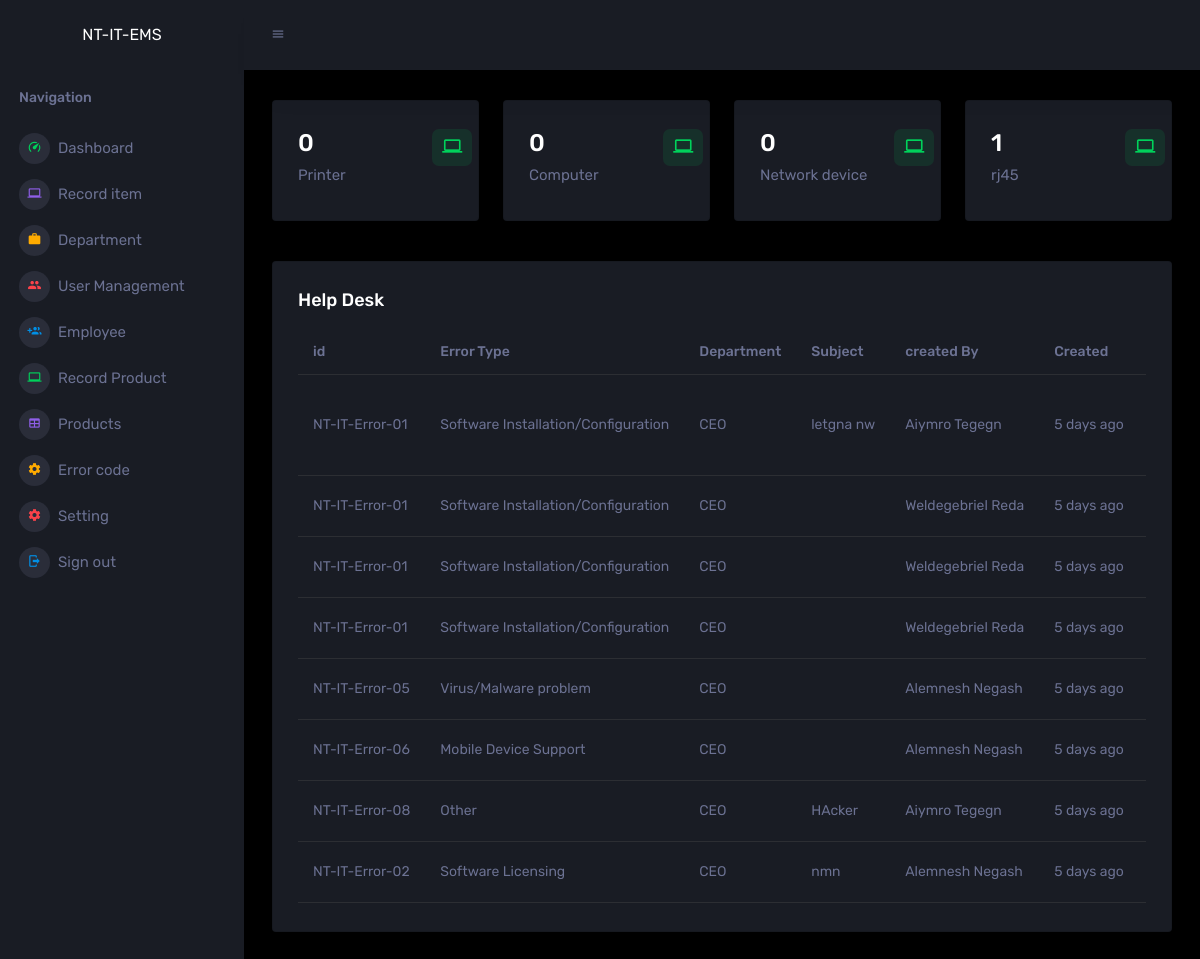
Screenshot of /dashboard/ (signed in) with the database file from the repository.
### tables this page shows
CREATE TABLE `item` (
  `id` int(11) NOT NULL,
  `item` varchar(255) NOT NULL,
  `date` timestamp NULL DEFAULT current_timestamp()
);

CREATE TABLE `helpdesk` (
  `issue_id` varchar(50) NOT NULL,
  `fname` varchar(255) NOT NULL,
  `dep` varchar(255) NOT NULL,
  `subject` varchar(255) NOT NULL,
  `create_time` varchar(255) NOT NULL,
  `status` varchar(255) NOT NULL,
  `screenshot` longtext NOT NULL,
  `error_type` varchar(255) NOT NULL,
  `work_start` varchar(255) NOT NULL,
  `work_end` varchar(255) NOT NULL,
  `cause` longtext NOT NULL
);

CREATE TABLE `error` (
  `error_code` varchar(255) NOT NULL,
  `error_type` varchar(255) NOT NULL
);

### dashboard/timeAgo.php (called while the page is built, shortened)
<?php
function timeago($time, $tense='ago') {
    static $periods = array('year', 'month', 'day', 'hour', 'minute', 'second');
    $now  = new DateTime('now');
    $time = new DateTime($time);
    $diff = $now->diff($time)->format('%y %m %d %h %i %s');
    $diff = explode(' ', $diff);
    $diff = array_combine($periods, $diff);
    $diff = array_filter($diff);
    $period = key($diff);
    $value  = current($diff);
    if(!$value) {
        $period = 'seconds';
        $value  = 0;
    } else {
        if($value>1) {
            $period .= 's';
        }
    }
    return "$value $period $tense";
}

### dashboard/index.php (the view, shortened to what this page needs)
<?php
include_once "header.PHP";
require "timeAgo.php";
?>
<link rel="stylesheet" href="../assets/css/u.css">
<div class="main-panel">
  <div class="content-wrapper">
    <div class="row">
      <?php
      $stm = $db->prepare("SELECT * FROM item");
      $stm->execute();
      foreach ($stm->fetchAll() as $item) { ?>
        <div class="col-xl-3 col-sm-6 grid-margin stretch-card">
          <div class="card">
            <div class="card-body">
              <div class="row">
                <div class="col-9">
                  <div class="d-flex align-items-center align-self-start">
                    <h3 class="mb-0"><?php
                                      $items = $item['item'];
                                      $stm = $db->prepare("SELECT * FROM product WHERE item ='$items'");
                                      $stm->execute();
                                      echo  $stm->rowCount() > 0 ?  $stm->rowCount() : 0;
                                      ?></h3>
                  </div>
                </div>
                <div class="col-3">
                  <div class="icon icon-box-success ">
                    <span class="mdi mdi-laptop icon-item"></span>
                  </div>
                </div>
              </div>
              <h6 class="text-muted font-weight-normal"><?php echo $item['item'] ?></h6>
            </div>
          </div>
        </div>
      <?php } ?>
    </div>
    <div class="row ">
      <div class="col-12 grid-margin">
        <div class="card">
          <div class="card-body">
            <h4 class="card-title">Help Desk </h4>
            <div class="table-responsive">
              <table class="table">
                <thead>
                  <tr>
                    <th> id </th>
                    <th> Error Type </th>
                    <th> Department </th>
                    <th> Subject </th>
                    <th> created By </th>
                    <th> Created </th>
                    <th> Status </th>
                  </tr>
                </thead>
                <tbody>
                  <?php
                  $stm = $db->prepare("SELECT * FROM helpdesk ORDER BY create_time DESC");
                  $stm->execute();
                  foreach ($stm->fetchAll() as $help) :
                    $type = $help['error_type'];
                    $stm = $db->prepare("SELECT * FROM error WHERE error_type = '$type'");
                    $stm->execute();
                    $error = $stm->fetch(PDO::FETCH_ASSOC);
                  ?>
                    <tr>
                      <td> <?php echo $error['error_code'] ? $error['error_code'] : '' ?> </td>
                      <td>
                        <?php echo $help['error_type'] ?>
                      </td>
                      <td> <?php echo $help['dep'] ?> </td>
                      <td> <?php echo $help['subject'] ?> </td>
                      <td> <?php echo $help['fname'] ?> </td>
                      <td> <?php echo timeago($help['create_time']) ?> </td>
                      <td>
                        <?php
                        if ($help['status'] !== 'done') {
                          if ($help['status'] !== 'send') {
                        ?>
                            <div class="status-container">
                            <?php
                          }
                            ?>
                          <?php
                        } else { ?>
                            <div class="badge badge-outline-success">Done</div>
                          <?php
                        }
                          ?>
                            </div>
                      </td>
                    </tr>
                  <?php
                  endforeach;
                  ?>
            </div>
          </div>
<?php
include_once "footer.PHP";
?>

### dashboard/header.php (shortened to what this page needs)
<!DOCTYPE html>
<html lang="en">
<head>
    <link rel="stylesheet" href="../assets/vendors/mdi/css/materialdesignicons.min.css">
    <link rel="stylesheet" href="../assets/vendors/css/vendor.bundle.base.css">
    <link rel="stylesheet" href="../assets/vendors/jvectormap/jquery-jvectormap.css">
    <link rel="stylesheet" href="../assets/vendors/flag-icon-css/css/flag-icon.min.css">
    <link rel="stylesheet" href="../assets/vendors/owl-carousel-2/owl.carousel.min.css">
    <link rel="stylesheet" href="../assets/vendors/owl-carousel-2/owl.theme.default.min.css">
    <link rel="stylesheet" href="../assets/css/style.css">
</head>
<body>
    <div class="container-scroller">
        <?php include 'sidebar.php'; ?>
        <div class="container-fluid page-body-wrapper">
            <?php include '_navbar.php'; ?>

### dashboard/sidebar.php
<nav class="sidebar sidebar-offcanvas" id="sidebar">
    <div class="sidebar-brand-wrapper d-none d-lg-flex align-items-center justify-content-center fixed-top">
        NT-IT-EMS
    </div>
    <ul class="nav">
        <li class="nav-item nav-category">
            <span class="nav-link">Navigation</span>
        </li>
        <li class="nav-item menu-items">
            <a class="nav-link" href="index.php">
                <span class="menu-icon">
                    <i class="mdi mdi-speedometer"></i>
                </span>
                <span class="menu-title">Dashboard</span>
            </a>
        </li>
        <li class="nav-item menu-items">
            <a class="nav-link" href="addItem.php">
                <span class="menu-icon">
                    <i class="mdi mdi-laptop"></i>
                </span>
                <span class="menu-title">Record item</span>
            </a>
        </li>
        <li class="nav-item menu-items">
            <a class="nav-link" href="department.php">
                <span class="menu-icon">
                    <i class="mdi mdi-briefcase"></i>
                </span>
                <span class="menu-title">Department</span>
            </a>
        </li>
        <li class="nav-item menu-items">
            <a class="nav-link" href="users.php">
                <span class="menu-icon">
                    <i class="mdi mdi-account-multiple"></i>
                </span>
                <span class="menu-title">User Management</span>
            </a>
        </li>
        <li class="nav-item menu-items">
            <a class="nav-link" href="employee.php">
                <span class="menu-icon">
                    <i class="mdi mdi-account-multiple-plus"></i>
                </span>
                <span class="menu-title">Employee</span>
            </a>
        </li>
        <li class="nav-item menu-items">
            <a class="nav-link" href="addproduct.php">
                <span class="menu-icon">
                    <i class="mdi mdi-laptop"></i>
                </span>
                <span class="menu-title">Record Product</span>
            </a>
        </li>
        <li class="nav-item menu-items">
            <a class="nav-link" href="product.php">
                <span class="menu-icon">
                    <i class="mdi mdi-table"></i>
                </span>
                <span class="menu-title"> Products</span>
            </a>
        </li>
        <li class="nav-item menu-items">
            <a class="nav-link" href="errorCode.php">
                <span class="menu-icon">
                    <i class="mdi mdi-settings"></i>
                </span>
                <span class="menu-title">Error code</span>
            </a>
        </li>
        <li class="nav-item menu-items">
            <a class="nav-link" href="setting.php">
                <span class="menu-icon">
                    <i class="mdi mdi-settings"></i>
                </span>
                <span class="menu-title">Setting</span>
            </a>
        </li>
        <li class="nav-item menu-items">
            <a class="nav-link" href="../backend/logout.php">
                <span class="menu-icon">
                    <i class="mdi mdi-logout"></i>
                </span>
                <span class="menu-title">Sign out</span>
            </a>
        </li>
    </ul>
</nav>

### dashboard/_navbar.php (shortened to what this page needs)
<nav class="navbar p-0 fixed-top d-flex flex-row">
    <div class="navbar-menu-wrapper flex-grow d-flex align-items-stretch">
        <button class="navbar-toggler navbar-toggler align-self-center" type="button" data-toggle="minimize">
            <span class="mdi mdi-menu"></span>
        </button>
    </div>
</nav>

### dashboard/footer.php (shortened to what this page needs)
</body>
</html>

### rows the page displays
item: shows "0", item "Printer"
item: shows "0", item "Computer"
item: shows "0", item "Network device"
item: rowCount "1", item "rj45"
helpdesk: error.error_code "NT-IT-Error-01", error_type "Software Installation/Configuration", dep "CEO", subject "letgna nw", fname "Aiymro Tegegn", create_time "5 days ago"
helpdesk: error.error_code "NT-IT-Error-01", error_type "Software Installation/Configuration", dep "CEO", fname "Weldegebriel Reda", create_time "5 days ago"
helpdesk: error.error_code "NT-IT-Error-01", error_type "Software Installation/Configuration", dep "CEO", fname "Weldegebriel Reda", create_time "5 days ago"
helpdesk: error.error_code "NT-IT-Error-01", error_type "Software Installation/Configuration", dep "CEO", fname "Weldegebriel Reda", create_time "5 days ago"
helpdesk: error.error_code "NT-IT-Error-05", error_type "Virus/Malware problem", dep "CEO", fname "Alemnesh Negash", create_time "5 days ago"
helpdesk: error.error_code "NT-IT-Error-06", error_type "Mobile Device Support", dep "CEO", fname "Alemnesh Negash", create_time "5 days ago"
helpdesk: error.error_code "NT-IT-Error-08", error_type "Other", dep "CEO", subject "HAcker", fname "Aiymro Tegegn", create_time "5 days ago"
helpdesk: error.error_code "NT-IT-Error-02", error_type "Software Licensing", dep "CEO", subject "nmn", fname "Alemnesh Negash", create_time "5 days ago"
